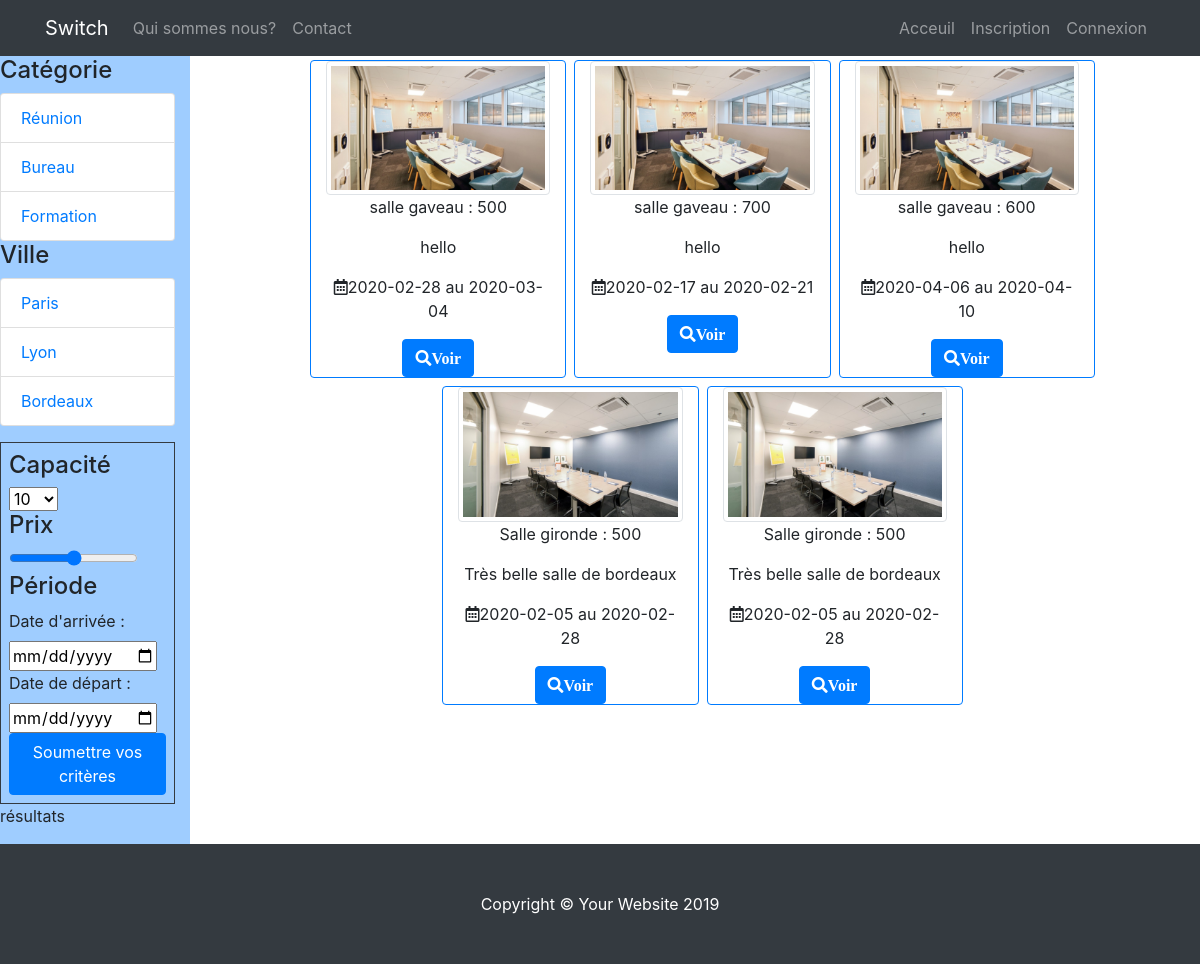
The app's page /acceuil.php, older data.
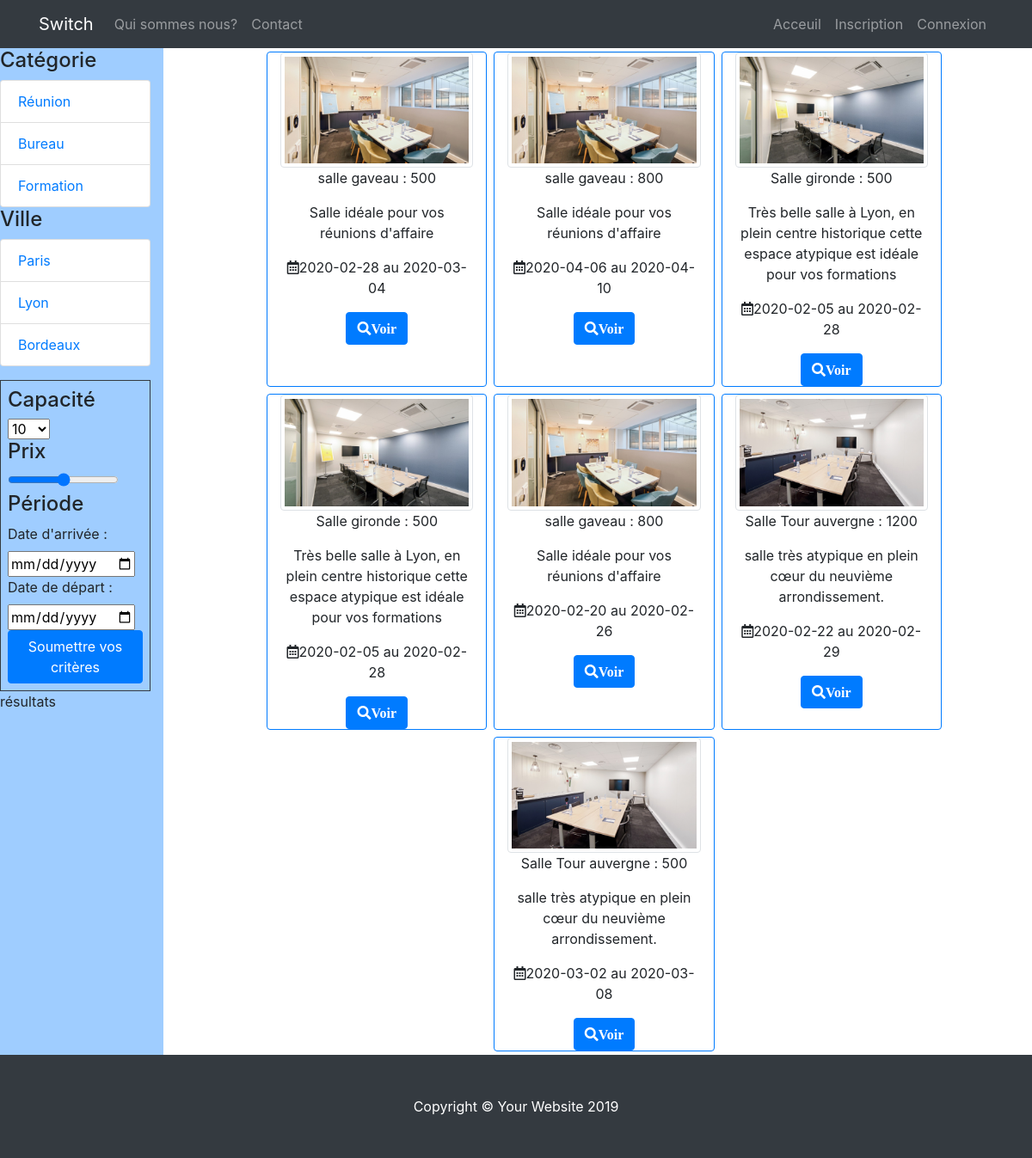
The same page, newer data.
### tables this page shows
CREATE TABLE IF NOT EXISTS `produit` (
  `id_produit` int(3) NOT NULL AUTO_INCREMENT,
  `id_salle` int(3) NOT NULL,
  `date_arrivee` date NOT NULL,
  `date_depart` date NOT NULL,
  `prix` int(3) NOT NULL,
  `etat` enum('libre','reservation') NOT NULL,
  PRIMARY KEY (`id_produit`),
  KEY `produit_ibfk_1` (`id_salle`)
);

CREATE TABLE IF NOT EXISTS `salle` (
  `id_salle` int(3) NOT NULL AUTO_INCREMENT,
  `titre` varchar(200) NOT NULL,
  `description` text NOT NULL,
  `photo` varchar(200) NOT NULL,
  `pays` varchar(20) NOT NULL,
  `ville` varchar(20) NOT NULL,
  `adresse` varchar(50) NOT NULL,
  `cp` int(5) NOT NULL,
  `capacite` int(3) NOT NULL,
  `categorie` enum('réunion','bureau','formation') NOT NULL,
  PRIMARY KEY (`id_salle`)
);

### inc/fonction.inc.php (called while the page is built, shortened)
<?php
function user_is_connect() {
    return false;
}

### acceuil.php (the view, shortened to what this page needs)
<?php
include 'inc/init.inc.php';
include 'inc/fonction.inc.php';
$liste_produits = $pdo->query("SELECT id_produit, prix, date_arrivee, date_depart, titre, description, photo FROM produit, salle WHERE produit.id_salle = salle.id_salle");
include 'inc/header.inc.php';
include 'inc/nav.inc.php';
?>
<div class="row">
    <aside class="col-2" style="background-color: #9fcdff;">
        <section>
            <h4>Catégorie</h4>
            <div class="list-group">
                <a href="?categorie=reunion" class="list-group-item">Réunion</a>
                <a href="?categorie=bureau" class="list-group-item">Bureau</a>
                <a href="?categorie=formation" class="list-group-item">Formation</a>
            </div>
        </section>
        <section>
            <h4>Ville</h4>
            <div class="list-group">
                <a href="?ville=paris" class="list-group-item">Paris</a>
                <a href="?ville=lyon" class="list-group-item">Lyon</a>
                <a href="?ville=bordeaux" class="list-group-item">Bordeaux</a>
            </div>
        </section>
        <section class="border border-dark mt-3 p-2">
            <form action="" method="post">
                <h4>Capacité</h4>
                <select>
                    <option>10</option>
                </select>
                <h4>Prix</h4>
                <input type="range" name="prix">
            <h4>Période</h4>
                <label for="date_arrivee">Date d'arrivée : </label>
                <input type="date" name="date_arrivee">
                <label for="date_depart">Date de départ : </label>
                <input type="date" name="date_depart">
                <button type="submit" class="btn btn-primary">Soumettre vos critères</button>
            </form>
        </section>
        <div>
            <p>résultats</p>
        </div>
    </aside>
    <div class="col-10">
        <div class="row justify-content-center">
            <?php
            while($produits = $liste_produits->fetch(PDO::FETCH_ASSOC)) {
                echo '<div class="col-3 text-center m-1 border rounded border-primary">';
                echo '<div><img src="' . URL . 'img/' . $produits['photo'] . '" class="img-thumbnail" width="100%"></div>';
                echo '<p>' . $produits['titre'] . ' : ' . $produits['prix'] . '</p>';
                echo '<p style="overflow: hidden">' . $produits['description'] . '</p>';
                echo '<p><i class="far fa-calendar-alt"></i>' . $produits['date_arrivee'] . ' au ' . $produits['date_depart'] . '</p>';
                echo '<a href="fiche_produit.php?id_produit=' . $produits['id_produit'] . '" class="btn btn-primary"><i class="fas fa-search">Voir</i></a>';
                echo '</div>';
            }
            ?>
        </div>
    </div>
</div>
<?php
include 'inc/footer.inc.php';

### inc/header.inc.php (shortened to what this page needs)
<!DOCTYPE html>
<html lang="fr">
<head>
    <link href="<?php echo URL ?>css/bootstrap.min.css" rel="stylesheet">
    <link href="<?php echo URL ?>css/style.css" rel="stylesheet">
    <link href="https://cdnjs.cloudflare.com/ajax/libs/font-awesome/5.12.0/css/all.min.css" rel="stylesheet">
</head>
<body>

### inc/nav.inc.php (shortened to what this page needs)
<nav class="navbar navbar-expand-lg navbar-dark bg-dark fixed-top">
    <div class="container">
        <a class="navbar-brand" href="#">Switch</a>
        <ul class="navbar-nav ml-auto">
            <li class="nav-item">
                <a class="nav-link" href="#">Qui sommes nous?</a>
            </li>
            <li class="nav-item">
                <a class="nav-link  " href="#">Contact</a>
            </li>
        </ul>
        <div class="collapse navbar-collapse" id="navbarResponsive">
            <ul class="navbar-nav ml-auto">
                <?php if (!user_is_connect()) { ?>
                    <li class="nav-item">
                        <a class="nav-link" href="<?php echo URL ?>acceuil.php">Acceuil</a>
                    </li>
                    <li class="nav-item">
                        <a class="nav-link" href="<?php echo URL ?>inscription.php">Inscription</a>
                    </li>
                    <li class="nav-item">
                        <a class="nav-link" href="<?php echo URL ?>connexion.php">Connexion</a>
                    </li>
                <?php } else {
                        ?>
                        <?php if (user_is_admin()) { ?>
                        <li class="nav-item">
                            <a class="nav-link" href="<?php echo URL ?>admin/gestion_admin.php">Administration</a>
                        </li>
                        <?php
                    } } ?>
            </ul>
        </div>
    </div>
</nav>
<main>

### inc/footer.inc.php (shortened to what this page needs)
</main>
<footer class="py-5 bg-dark">
    <div class="container">
        <p class="m-0 text-center text-white">Copyright &copy; Your Website 2019</p>
    </div>
</footer>
</body>
</html>

### css/style.css (style rules this page uses)
body { padding-top: 56px; }

Row changes from the older to the newer data that the page shows:
removed produit: id_salle.photo (picture), id_salle.titre "salle gaveau", prix "700", id_salle.description "hello", date_arrivee "2020-02-17", date_depart "2020-02-21"
changed through a linked row, produit (number 1 of 7 on the later page): id_salle.description "hello" → "Salle idéale pour vos réunions d'affaire"
changed produit (number 2 of 7 on the later page): prix "600" → "800"; id_salle.description "hello" → "Salle idéale pour vos réunions d'affaire"
changed through a linked row, produit (number 3 of 7 on the later page): id_salle.description "Très belle salle de bordeaux" → "Très belle salle à Lyon, en plein centre historique cette espace atypique est idéale pour vos formations"
changed through a linked row, produit (number 4 of 7 on the later page): id_salle.description "Très belle salle de bordeaux" → "Très belle salle à Lyon, en plein centre historique cette espace atypique est idéale pour vos formations"
added produit: id_salle.photo (picture), id_salle.titre "salle gaveau", prix "800", id_salle.description "Salle idéale pour vos réunions d'affaire", date_arrivee "2020-02-20", date_depart "2020-02-26"
added produit: id_salle.photo (picture), id_salle.titre "Salle Tour auvergne", prix "1200", id_salle.description "salle très atypique en plein cœur du neuvième arrondissement.", date_arrivee "2020-02-22", date_depart "2020-02-29"
added produit: id_salle.photo (picture), id_salle.titre "Salle Tour auvergne", prix "500", id_salle.description "salle très atypique en plein cœur du neuvième arrondissement.", date_arrivee "2020-03-02", date_depart "2020-03-08"
